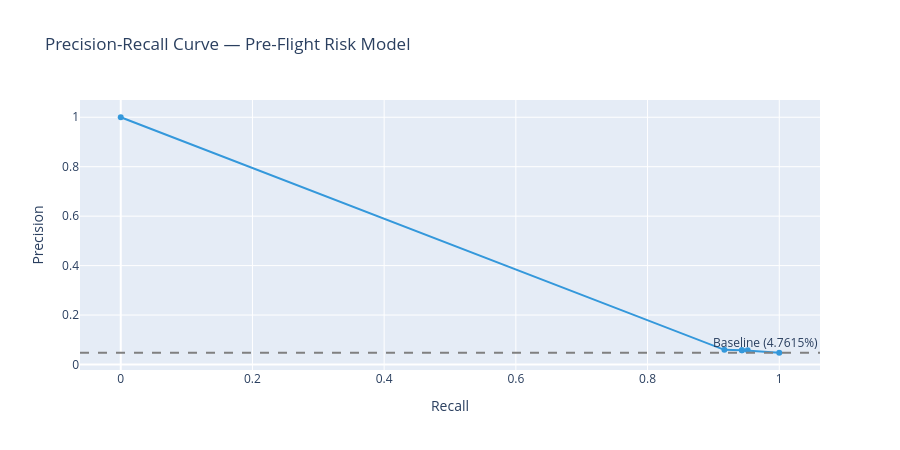

Notebook code cell kept with this figure:
### Markdown cell above
## 4. Precision-Recall Curve

### Code cell
prec, rec, _ = precision_recall_curve(y_test, y_prob)
baseline     = y_test.mean()

fig = go.Figure()
fig.add_trace(go.Scatter(
    x=rec, y=prec,
    name=f"LightGBM (AP = {ap:.3f})",
    line=dict(color="#3498db", width=2),
))
fig.add_hline(
    y=baseline,
    line_dash="dash", line_color="gray",
    annotation_text=f"Baseline ({baseline:.4%})",
)
fig.update_layout(
    title="Precision-Recall Curve — Pre-Flight Risk Model",
    xaxis_title="Recall",
    yaxis_title="Precision",
    height=450,
)
fig.show()

### Figure 1 — Plotly figure (JSON) as saved in the notebook; plotly's stock layout.template omitted (floating-point values rounded to 4 significant figures)
{"data": [{"line": {"color": "#3498db", "width": 2}, "name": "LightGBM (AP = 0.059)", "type": "scatter", "x": [1.0, 0.9521, 0.9433, 0.9433, 0.9167, 0.0], "y": [0.04762, 0.05791, 0.05781, 0.05804, 0.05928, 1.0]}], "layout": {"annotations": [{"showarrow": false, "text": "Baseline (4.7615%)", "x": 1, "xanchor": "right", "xref": "x domain", "y": 0.04762, "yanchor": "bottom", "yref": "y"}], "height": 450, "shapes": [{"line": {"color": "gray", "dash": "dash"}, "type": "line", "x0": 0, "x1": 1, "xref": "x domain", "y0": 0.04762, "y1": 0.04762, "yref": "y"}], "title": {"text": "Precision-Recall Curve — Pre-Flight Risk Model"}, "xaxis": {"title": {"text": "Recall"}}, "yaxis": {"title": {"text": "Precision"}}}}
